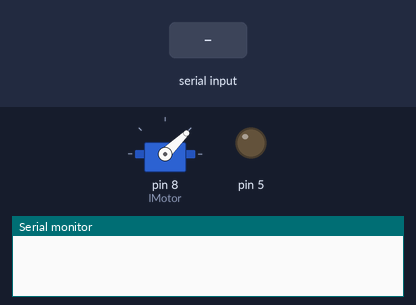
The sketch below on a simulated Arduino Uno, built with avr-gcc and run on an emulated ATmega328P. Shown: servo, output pins drawn as LEDs (lit = HIGH), the last lines printed to the serial monitor. Inputs (shaded band) come from the test bench.

Above: at 1.2 s.
1.3 s: "90,45\n" received over Serial
At 3.2 s:
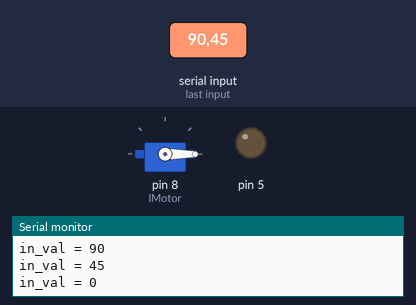
4.0 s: "30,150\n" received over Serial
At 4.9 s:
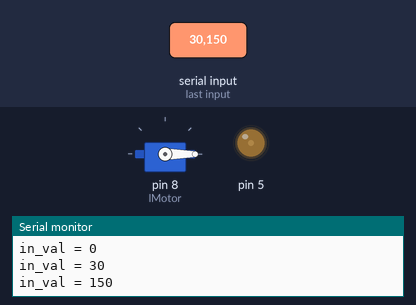
Timing chart, 0 to 7.0 s (numbered marks = the images above; inputs shaded):
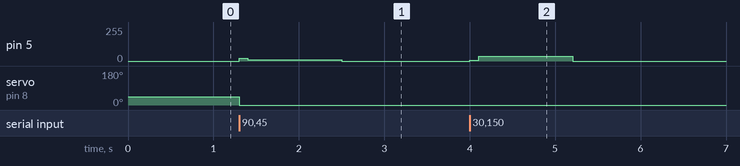

Measured:
- after the input at 1.3 s, pin 5: 0/255 → 22/255 at once, → 11/255 0.10 s later, → 0/255 1.1 s later; servo on pin 8 (lMotor): 44° → 0° at once
- after the input at 4.0 s, pin 5: 0/255 → 7/255 at once, → 37/255 0.10 s later, → 0/255 1.1 s later

The sketch:

Motor_Test.ino
```cpp
// Simple program to verify that stuff is working. This will send how much time has elapsed every .5 seconds.

#include <Servo.h>
#define DELAYTIME 100

Servo lMotor;

void setup()
{
  Serial.begin(9600);
  lMotor.attach(8);
  lMotor.writeMicroseconds(1000);

}


void loop()
{

  // Input value from console
  int in_val = 0;
  while (Serial.available()) {
    int in_val = Serial.parseInt();
    int in_servoVal = map(in_val, 0, 1023, 1000, 2000);
    int in_pwmVal  = map(in_val, 0, 1023, 0, 255);
    lMotor.writeMicroseconds(in_val);
    analogWrite(5, in_pwmVal);
    Serial.print("in_val = ");
    Serial.println(in_val);
    Serial.print("\n");
    delay(DELAYTIME);
  }


  /* // Read in value from potentiometer
  int val = analogRead(A0);
  int servoVal = map(val, 0, 1023, 1000, 2000);
  int pwmVal  = map(val, 0, 1023, 0, 255);
  lMotor.writeMicroseconds(val);
  analogWrite(5, pwmVal);

  Serial.print("pwmVal = ");
  Serial.print(pwmVal);
  Serial.print("\n");
  delay(DELAYTIME);
  */
}
```
